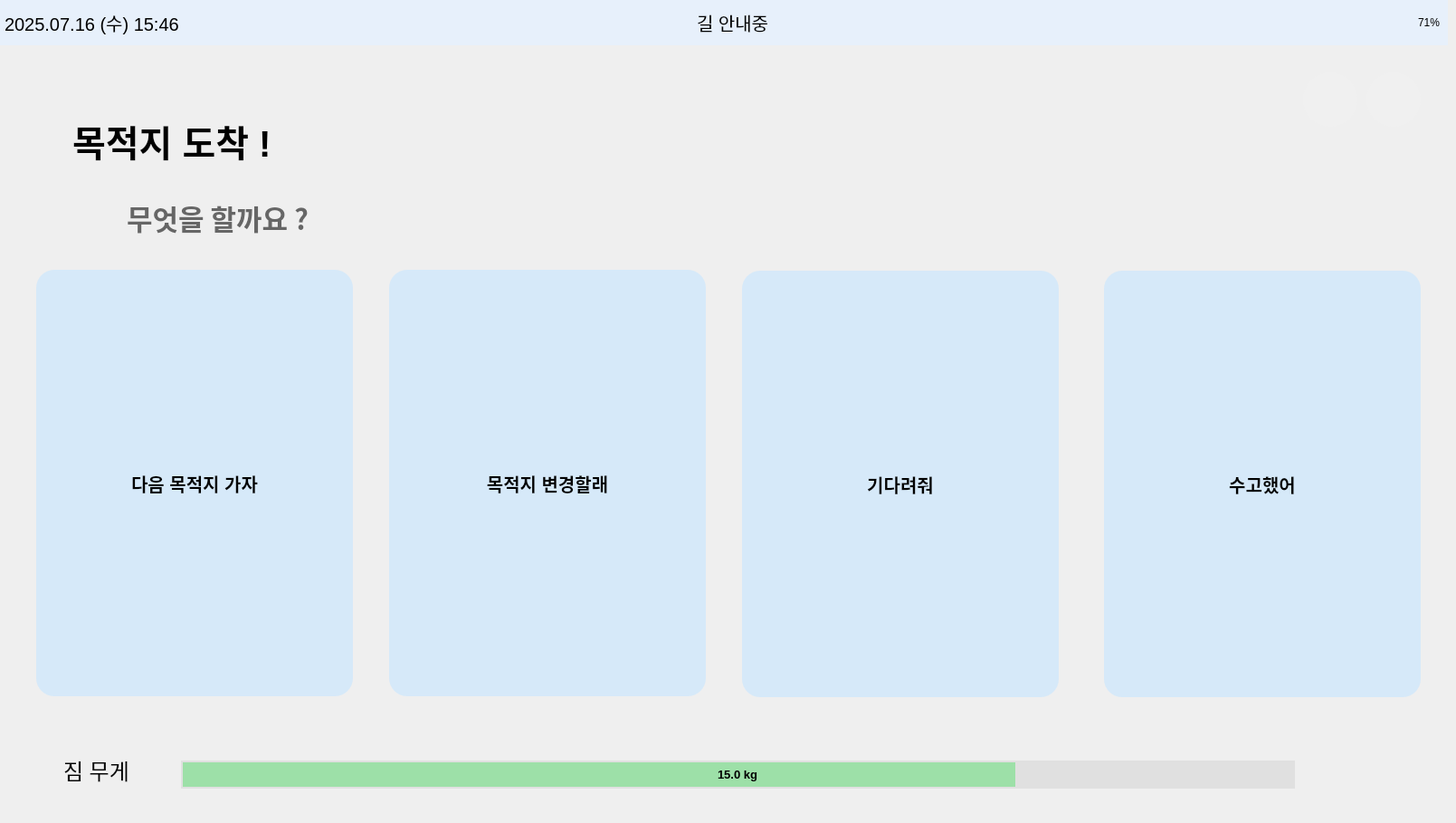
    <widget class="QWidget" name="page_decision_after_arrived">
     <widget class="QPushButton" name="btn_go_next_goal9">
      <property name="geometry">
       <rect>
        <x>40</x>
        <y>298</y>
        <width>350</width>
        <height>471</height>
       </rect>
      </property>
      <property name="font">
       <font>
        <pointsize>-1</pointsize>
        <weight>75</weight>
        <bold>true</bold>
       </font>
      </property>
      <property name="styleSheet">
       <string notr="true">QPushButton {
    background-color: #d6e9f9;
    border: none;
    border-radius: 20px;  /* 숫자 키울수록 더 둥글게 */
    padding: 8px 16px;    /* 내부 여백 */
    font-size: 20px;      /* 글자 크기(선택사항) */
}
</string>
      </property>
      <property name="text">
       <string>다음 목적지 가자</string>
      </property>
     </widget>
     <widget class="QProgressBar" name="weight_bar9">
      <property name="geometry">
       <rect>
        <x>200</x>
        <y>840</y>
        <width>1231</width>
        <height>31</height>
       </rect>
      </property>
      <property name="font">
       <font>
        <pointsize>10</pointsize>
        <weight>75</weight>
        <bold>true</bold>
       </font>
      </property>
      <property name="styleSheet">
       <string notr="true">QProgressBar {
    border: 2px solid #E0E0E0;         /* 테두리: 불투명 회색 */
    border-radius: 30px;               /* 둥글게 */
    background-color: #E0E0E0;         /* 배경: 불투명 연회색 */
    text-align: center;                /* 텍스트 중앙 정렬 */
}

QProgressBar::chunk {
    background-color: rgba(129, 224, 144, 180);   /* 초록색 바 + 투명도 */
    border-radius: 30px;
}
</string>
      </property>
      <property name="maximum">
       <number>20000</number>
      </property>
      <property name="value">
       <number>15000</number>
      </property>
      <property name="format">
       <string>15.0 kg</string>
      </property>
     </widget>
     <widget class="QPushButton" name="btn_back9">
      <property name="geometry">
       <rect>
        <x>1510</x>
        <y>80</y>
        <width>60</width>
        <height>60</height>
       </rect>
      </property>
      <property name="palette">
       <palette>
        <active>
         <colorrole role="Button">
          <brush brushstyle="SolidPattern">
           <color alpha="255">
            <red>240</red>
            <green>240</green>
            <blue>240</blue>
           </color>
          </brush>
         </colorrole>
         <colorrole role="Base">
          <brush brushstyle="SolidPattern">
           <color alpha="255">
            <red>240</red>
            <green>240</green>
            <blue>240</blue>
           </color>
          </brush>
         </colorrole>
         <colorrole role="Window">
          <brush brushstyle="SolidPattern">
           <color alpha="255">
            <red>240</red>
            <green>240</green>
            <blue>240</blue>
           </color>
          </brush>
         </colorrole>
        </active>
        <inactive>
         <colorrole role="Button">
          <brush brushstyle="SolidPattern">
           <color alpha="255">
            <red>240</red>
            <green>240</green>
            <blue>240</blue>
           </color>
          </brush>
         </colorrole>
         <colorrole role="Base">
          <brush brushstyle="SolidPattern">
           <color alpha="255">
            <red>240</red>
            <green>240</green>
            <blue>240</blue>
           </color>
          </brush>
         </colorrole>
         <colorrole role="Window">
          <brush brushstyle="SolidPattern">
           <color alpha="255">
            <red>240</red>
            <green>240</green>
            <blue>240</blue>
           </color>
          </brush>
         </colorrole>
        </inactive>
        <disabled>
         <colorrole role="Button">
          <brush brushstyle="SolidPattern">
           <color alpha="255">
            <red>240</red>
            <green>240</green>
            <blue>240</blue>
           </color>
          </brush>
         </colorrole>
         <colorrole role="Base">
          <brush brushstyle="SolidPattern">
           <color alpha="255">
            <red>240</red>
            <green>240</green>
            <blue>240</blue>
           </color>
          </brush>
         </colorrole>
         <colorrole role="Window">
          <brush brushstyle="SolidPattern">
           <color alpha="255">
            <red>240</red>
            <green>240</green>
            <blue>240</blue>
           </color>
          </brush>
         </colorrole>
        </disabled>
       </palette>
      </property>
      <property name="styleSheet">
       <string notr="true">QPushButton {
    border: none;
    border-radius: 30px;
    background-color: #F0F0F0;
}</string>
      </property>
      <property name="text">
       <string/>
      </property>
      <property name="icon">
       <iconset>
        <normaloff>icon/back.png</normaloff>icon/back.png</iconset>
      </property>
      <property name="iconSize">
       <size>
        <width>40</width>
        <height>40</height>
       </size>
      </property>
     </widget>
     <widget class="QFrame" name="topbar9">
      <property name="geometry">
       <rect>
        <x>0</x>
        <y>0</y>
        <width>1600</width>
        <height>50</height>
       </rect>
      </property>
      <property name="palette">
       <palette>
        <active>
         <colorrole role="WindowText">
          <brush brushstyle="SolidPattern">
           <color alpha="255">
            <red>0</red>
            <green>0</green>
            <blue>0</blue>
           </color>
          </brush>
         </colorrole>
         <colorrole role="Button">
          <brush brushstyle="SolidPattern">
           <color alpha="255">
            <red>231</red>
            <green>240</green>
            <blue>251</blue>
           </color>
          </brush>
         </colorrole>
         <colorrole role="Light">
          <brush brushstyle="SolidPattern">
           <color alpha="255">
            <red>255</red>
            <green>116</green>
            <blue>116</blue>
           </color>
          </brush>
         </colorrole>
         <colorrole role="Midlight">
          <brush brushstyle="SolidPattern">
           <color alpha="255">
            <red>247</red>
            <green>63</green>
            <blue>63</blue>
           </color>
          </brush>
         </colorrole>
         <colorrole role="Dark">
          <brush brushstyle="SolidPattern">
           <color alpha="255">
            <red>120</red>
            <green>6</green>
            <blue>6</blue>
           </color>
          </brush>
         </colorrole>
         <colorrole role="Mid">
          <brush brushstyle="SolidPattern">
           <color alpha="255">
            <red>160</red>
            <green>7</green>
            <blue>7</blue>
           </color>
          </brush>
         </colorrole>
         <colorrole role="Text">
          <brush brushstyle="SolidPattern">
           <color alpha="255">
            <red>0</red>
            <green>0</green>
            <blue>0</blue>
           </color>
          </brush>
         </colorrole>
         <colorrole role="BrightText">
          <brush brushstyle="SolidPattern">
           <color alpha="255">
            <red>255</red>
            <green>255</green>
            <blue>255</blue>
           </color>
          </brush>
         </colorrole>
         <colorrole role="ButtonText">
          <brush brushstyle="SolidPattern">
           <color alpha="255">
            <red>0</red>
            <green>0</green>
            <blue>0</blue>
           </color>
          </brush>
         </colorrole>
         <colorrole role="Base">
          <brush brushstyle="SolidPattern">
           <color alpha="255">
            <red>231</red>
            <green>240</green>
            <blue>251</blue>
           </color>
          </brush>
         </colorrole>
         <colorrole role="Window">
          <brush brushstyle="SolidPattern">
           <color alpha="255">
            <red>231</red>
            <green>240</green>
            <blue>251</blue>
           </color>
          </brush>
         </colorrole>
         <colorrole role="Shadow">
          <brush brushstyle="SolidPattern">
           <color alpha="255">
            <red>0</red>
            <green>0</green>
            <blue>0</blue>
           </color>
          </brush>
         </colorrole>
         <colorrole role="AlternateBase">
          <brush brushstyle="SolidPattern">
           <color alpha="255">
            <red>247</red>
            <green>133</green>
            <blue>133</blue>
           </color>
          </brush>
         </colorrole>
         <colorrole role="ToolTipBase">
          <brush brushstyle="SolidPattern">
           <color alpha="255">
            <red>255</red>
            <green>255</green>
            <blue>220</blue>
           </color>
          </brush>
         </colorrole>
         <colorrole role="ToolTipText">
          <brush brushstyle="SolidPattern">
           <color alpha="255">
            <red>0</red>
            <green>0</green>
            <blue>0</blue>
           </color>
          </brush>
         </colorrole>
         <colorrole role="PlaceholderText">
          <brush brushstyle="SolidPattern">
           <color alpha="128">
            <red>0</red>
            <green>0</green>
            <blue>0</blue>
           </color>
          </brush>
         </colorrole>
        </active>
        <inactive>
         <colorrole role="WindowText">
          <brush brushstyle="SolidPattern">
           <color alpha="255">
            <red>0</red>
            <green>0</green>
            <blue>0</blue>
           </color>
          </brush>
         </colorrole>
         <colorrole role="Button">
          <brush brushstyle="SolidPattern">
           <color alpha="255">
            <red>231</red>
            <green>240</green>
            <blue>251</blue>
           </color>
          </brush>
         </colorrole>
         <colorrole role="Light">
          <brush brushstyle="SolidPattern">
           <color alpha="255">
            <red>255</red>
            <green>116</green>
            <blue>116</blue>
           </color>
          </brush>
         </colorrole>
         <colorrole role="Midlight">
          <brush brushstyle="SolidPattern">
           <color alpha="255">
            <red>247</red>
            <green>63</green>
            <blue>63</blue>
           </color>
          </brush>
         </colorrole>
         <colorrole role="Dark">
          <brush brushstyle="SolidPattern">
           <color alpha="255">
            <red>120</red>
            <green>6</green>
            <blue>6</blue>
           </color>
          </brush>
         </colorrole>
         <colorrole role="Mid">
          <brush brushstyle="SolidPattern">
           <color alpha="255">
            <red>160</red>
            <green>7</green>
            <blue>7</blue>
           </color>
          </brush>
         </colorrole>
         <colorrole role="Text">
          <brush brushstyle="SolidPattern">
           <color alpha="255">
            <red>0</red>
            <green>0</green>
            <blue>0</blue>
           </color>
          </brush>
         </colorrole>
         <colorrole role="BrightText">
          <brush brushstyle="SolidPattern">
           <color alpha="255">
            <red>255</red>
            <green>255</green>
            <blue>255</blue>
           </color>
          </brush>
         </colorrole>
         <colorrole role="ButtonText">
          <brush brushstyle="SolidPattern">
           <color alpha="255">
            <red>0</red>
            <green>0</green>
            <blue>0</blue>
           </color>
          </brush>
         </colorrole>
         <colorrole role="Base">
          <brush brushstyle="SolidPattern">
           <color alpha="255">
            <red>231</red>
            <green>240</green>
            <blue>251</blue>
           </color>
          </brush>
         </colorrole>
         <colorrole role="Window">
          <brush brushstyle="SolidPattern">
           <color alpha="255">
            <red>231</red>
            <green>240</green>
            <blue>251</blue>
           </color>
          </brush>
         </colorrole>
         <colorrole role="Shadow">
          <brush brushstyle="SolidPattern">
           <color alpha="255">
            <red>0</red>
            <green>0</green>
            <blue>0</blue>
           </color>
          </brush>
         </colorrole>
         <colorrole role="AlternateBase">
          <brush brushstyle="SolidPattern">
           <color alpha="255">
            <red>247</red>
            <green>133</green>
            <blue>133</blue>
           </color>
          </brush>
         </colorrole>
         <colorrole role="ToolTipBase">
          <brush brushstyle="SolidPattern">
           <color alpha="255">
            <red>255</red>
            <green>255</green>
            <blue>220</blue>
           </color>
          </brush>
         </colorrole>
         <colorrole role="ToolTipText">
          <brush brushstyle="SolidPattern">
           <color alpha="255">
            <red>0</red>
            <green>0</green>
            <blue>0</blue>
           </color>
          </brush>
         </colorrole>
         <colorrole role="PlaceholderText">
          <brush brushstyle="SolidPattern">
           <color alpha="128">
            <red>0</red>
            <green>0</green>
            <blue>0</blue>
           </color>
          </brush>
         </colorrole>
        </inactive>
        <disabled>
         <colorrole role="WindowText">
          <brush brushstyle="SolidPattern">
           <color alpha="255">
            <red>120</red>
            <green>6</green>
            <blue>6</blue>
           </color>
          </brush>
         </colorrole>
         <colorrole role="Button">
          <brush brushstyle="SolidPattern">
           <color alpha="255">
            <red>231</red>
            <green>240</green>
            <blue>251</blue>
           </color>
          </brush>
         </colorrole>
         <colorrole role="Light">
          <brush brushstyle="SolidPattern">
           <color alpha="255">
            <red>255</red>
            <green>116</green>
            <blue>116</blue>
           </color>
          </brush>
         </colorrole>
         <colorrole role="Midlight">
          <brush brushstyle="SolidPattern">
           <color alpha="255">
            <red>247</red>
            <green>63</green>
            <blue>63</blue>
           </color>
          </brush>
         </colorrole>
         <colorrole role="Dark">
          <brush brushstyle="SolidPattern">
           <color alpha="255">
            <red>120</red>
            <green>6</green>
            <blue>6</blue>
           </color>
          </brush>
         </colorrole>
         <colorrole role="Mid">
          <brush brushstyle="SolidPattern">
           <color alpha="255">
            <red>160</red>
            <green>7</green>
            <blue>7</blue>
           </color>
          </brush>
         </colorrole>
         <colorrole role="Text">
          <brush brushstyle="SolidPattern">
           <color alpha="255">
            <red>120</red>
            <green>6</green>
            <blue>6</blue>
           </color>
          </brush>
         </colorrole>
         <colorrole role="BrightText">
          <brush brushstyle="SolidPattern">
           <color alpha="255">
            <red>255</red>
            <green>255</green>
            <blue>255</blue>
           </color>
          </brush>
         </colorrole>
         <colorrole role="ButtonText">
          <brush brushstyle="SolidPattern">
           <color alpha="255">
            <red>120</red>
            <green>6</green>
            <blue>6</blue>
           </color>
          </brush>
         </colorrole>
         <colorrole role="Base">
          <brush brushstyle="SolidPattern">
           <color alpha="255">
            <red>231</red>
            <green>240</green>
            <blue>251</blue>
           </color>
          </brush>
         </colorrole>
         <colorrole role="Window">
          <brush brushstyle="SolidPattern">
           <color alpha="255">
            <red>231</red>
            <green>240</green>
            <blue>251</blue>
           </color>
          </brush>
         </colorrole>
         <colorrole role="Shadow">
          <brush brushstyle="SolidPattern">
           <color alpha="255">
            <red>0</red>
            <green>0</green>
            <blue>0</blue>
           </color>
          </brush>
         </colorrole>
         <colorrole role="AlternateBase">
          <brush brushstyle="SolidPattern">
           <color alpha="255">
            <red>240</red>
            <green>11</green>
            <blue>11</blue>
           </color>
          </brush>
         </colorrole>
         <colorrole role="ToolTipBase">
          <brush brushstyle="SolidPattern">
           <color alpha="255">
            <red>255</red>
            <green>255</green>
            <blue>220</blue>
           </color>
          </brush>
         </colorrole>
         <colorrole role="ToolTipText">
          <brush brushstyle="SolidPattern">
           <color alpha="255">
            <red>0</red>
            <green>0</green>
            <blue>0</blue>
           </color>
          </brush>
         </colorrole>
         <colorrole role="PlaceholderText">
          <brush brushstyle="SolidPattern">
           <color alpha="128">
            <red>0</red>
            <green>0</green>
            <blue>0</blue>
           </color>
          </brush>
         </colorrole>
        </disabled>
       </palette>
      </property>
      <property name="styleSheet">
       <string>background-color: #e7f0fb;</string>
      </property>
      <widget class="QLabel" name="label_datetime9">
       <property name="geometry">
        <rect>
         <x>5</x>
         <y>0</y>
         <width>331</width>
         <height>50</height>
        </rect>
       </property>
       <property name="font">
        <font>
         <pointsize>15</pointsize>
        </font>
       </property>
       <property name="text">
        <string>2025.07.16 (수) 15:46</string>
       </property>
      </widget>
      <widget class="QLabel" name="label_battery9">
       <property name="geometry">
        <rect>
         <x>1470</x>
         <y>0</y>
         <width>121</width>
         <height>50</height>
        </rect>
       </property>
       <property name="text">
        <string>71%</string>
       </property>
       <property name="alignment">
        <set>Qt::AlignRight|Qt::AlignTrailing|Qt::AlignVCenter</set>
       </property>
      </widget>
      <widget class="QLabel" name="label_status9">
       <property name="geometry">
        <rect>
         <x>770</x>
         <y>0</y>
         <width>141</width>
         <height>50</height>
        </rect>
       </property>
       <property name="font">
        <font>
         <pointsize>15</pointsize>
         <weight>50</weight>
         <bold>false</bold>
        </font>
       </property>
       <property name="text">
        <string>길 안내중</string>
       </property>
      </widget>
      <widget class="QLabel" name="label_image9">
       <property name="geometry">
        <rect>
         <x>720</x>
         <y>0</y>
         <width>51</width>
         <height>41</height>
        </rect>
       </property>
       <property name="text">
        <string/>
       </property>
       <property name="pixmap">
        <pixmap>icon/길 안내중.png</pixmap>
       </property>
       <property name="scaledContents">
        <bool>true</bool>
       </property>
      </widget>
     </widget>
     <widget class="QLabel" name="label_arrived_text9">
      <property name="geometry">
       <rect>
        <x>80</x>
        <y>90</y>
        <width>281</width>
        <height>131</height>
       </rect>
      </property>
      <property name="font">
       <font>
        <pointsize>30</pointsize>
        <weight>75</weight>
        <bold>true</bold>
       </font>
      </property>
      <property name="styleSheet">
       <string notr="true">background-color: rgba(255, 255, 255, 0);</string>
      </property>
      <property name="text">
       <string>목적지 도착 !</string>
      </property>
      <property name="alignment">
       <set>Qt::AlignLeading|Qt::AlignLeft|Qt::AlignVCenter</set>
      </property>
     </widget>
     <widget class="QLabel" name="label_weight9">
      <property name="geometry">
       <rect>
        <x>70</x>
        <y>830</y>
        <width>101</width>
        <height>41</height>
       </rect>
      </property>
      <property name="font">
       <font>
        <pointsize>18</pointsize>
       </font>
      </property>
      <property name="styleSheet">
       <string notr="true">QLabel {
    color: #000000;  /* 원하는 색상 코드로 변경 */
}
</string>
      </property>
      <property name="text">
       <string>짐 무게</string>
      </property>
      <property name="alignment">
       <set>Qt::AlignLeading|Qt::AlignLeft|Qt::AlignVCenter</set>
      </property>
     </widget>
     <widget class="QPushButton" name="btn_home9">
      <property name="geometry">
       <rect>
        <x>1440</x>
        <y>80</y>
        <width>60</width>
        <height>60</height>
       </rect>
      </property>
      <property name="palette">
       <palette>
        <active>
         <colorrole role="Button">
          <brush brushstyle="SolidPattern">
           <color alpha="255">
            <red>240</red>
            <green>240</green>
            <blue>240</blue>
           </color>
          </brush>
         </colorrole>
         <colorrole role="Base">
          <brush brushstyle="SolidPattern">
           <color alpha="255">
            <red>240</red>
            <green>240</green>
            <blue>240</blue>
           </color>
          </brush>
         </colorrole>
         <colorrole role="Window">
          <brush brushstyle="SolidPattern">
           <color alpha="255">
            <red>240</red>
            <green>240</green>
            <blue>240</blue>
           </color>
          </brush>
         </colorrole>
        </active>
        <inactive>
         <colorrole role="Button">
          <brush brushstyle="SolidPattern">
           <color alpha="255">
            <red>240</red>
            <green>240</green>
            <blue>240</blue>
           </color>
          </brush>
         </colorrole>
         <colorrole role="Base">
          <brush brushstyle="SolidPattern">
           <color alpha="255">
            <red>240</red>
            <green>240</green>
            <blue>240</blue>
           </color>
          </brush>
         </colorrole>
         <colorrole role="Window">
          <brush brushstyle="SolidPattern">
           <color alpha="255">
            <red>240</red>
            <green>240</green>
            <blue>240</blue>
           </color>
          </brush>
         </colorrole>
        </inactive>
        <disabled>
         <colorrole role="Button">
          <brush brushstyle="SolidPattern">
           <color alpha="255">
            <red>240</red>
            <green>240</green>
            <blue>240</blue>
           </color>
          </brush>
         </colorrole>
         <colorrole role="Base">
          <brush brushstyle="SolidPattern">
           <color alpha="255">
            <red>240</red>
            <green>240</green>
            <blue>240</blue>
           </color>
          </brush>
         </colorrole>
         <colorrole role="Window">
          <brush brushstyle="SolidPattern">
           <color alpha="255">
            <red>240</red>
            <green>240</green>
            <blue>240</blue>
           </color>
          </brush>
         </colorrole>
        </disabled>
       </palette>
      </property>
      <property name="styleSheet">
       <string notr="true">QPushButton {
    border: none;
    border-radius: 30px;
    background-color: #F0F0F0;
}</string>
      </property>
      <property name="text">
       <string/>
      </property>
      <property name="icon">
       <iconset>
        <normaloff>icon/home.png</normaloff>icon/home.png</iconset>
      </property>
      <property name="iconSize">
       <size>
        <width>40</width>
        <height>40</height>
       </size>
      </property>
     </widget>
     <widget class="QLabel" name="label_what9">
      <property name="geometry">
       <rect>
        <x>140</x>
        <y>210</y>
        <width>251</width>
        <height>61</height>
       </rect>
      </property>
      <property name="font">
       <font>
        <family>Ubuntu Sans</family>
        <pointsize>23</pointsize>
        <weight>75</weight>
        <bold>true</bold>
       </font>
      </property>
      <property name="styleSheet">
       <string notr="true">QLabel {
    background-color: transparent;  /* 배경 투명 유지 */
    color: #666666;                 /* 텍스트 색상: 진한 회색 */
}
</string>
      </property>
      <property name="text">
       <string>무엇을 할까요 ?</string>
      </property>
      <property name="alignment">
       <set>Qt::AlignLeading|Qt::AlignLeft|Qt::AlignVCenter</set>
      </property>
     </widget>
     <widget class="QPushButton" name="btn_change_goal9">
      <property name="geometry">
       <rect>
        <x>430</x>
        <y>298</y>
        <width>350</width>
        <height>471</height>
       </rect>
      </property>
      <property name="font">
       <font>
        <pointsize>-1</pointsize>
        <weight>75</weight>
        <bold>true</bold>
       </font>
      </property>
      <property name="styleSheet">
       <string notr="true">QPushButton {
    background-color: #d6e9f9;
    border: none;
    border-radius: 20px;  /* 숫자 키울수록 더 둥글게 */
    padding: 8px 16px;    /* 내부 여백 */
    font-size: 20px;      /* 글자 크기(선택사항) */
}
</string>
      </property>
      <property name="text">
       <string>목적지 변경할래</string>
      </property>
     </widget>
     <widget class="QPushButton" name="btn_wait9">
      <property name="geometry">
       <rect>
        <x>820</x>
        <y>299</y>
        <width>350</width>
        <height>471</height>
       </rect>
      </property>
      <property name="font">
       <font>
        <pointsize>-1</pointsize>
        <weight>75</weight>
        <bold>true</bold>
       </font>
      </property>
      <property name="styleSheet">
       <string notr="true">QPushButton {
    background-color: #d6e9f9;
    border: none;
    border-radius: 20px;  /* 숫자 키울수록 더 둥글게 */
    padding: 8px 16px;    /* 내부 여백 */
    font-size: 20px;      /* 글자 크기(선택사항) */
}
</string>
      </property>
      <property name="text">
       <string>기다려줘</string>
      </property>
     </widget>
     <widget class="QPushButton" name="btn_bye9">
      <property name="geometry">
       <rect>
        <x>1220</x>
        <y>299</y>
        <width>350</width>
        <height>471</height>
       </rect>
      </property>
      <property name="font">
       <font>
        <pointsize>-1</pointsize>
        <weight>75</weight>
        <bold>true</bold>
       </font>
      </property>
      <property name="styleSheet">
       <string notr="true">QPushButton {
    background-color: #d6e9f9;
    border: none;
    border-radius: 20px;  /* 숫자 키울수록 더 둥글게 */
    padding: 8px 16px;    /* 내부 여백 */
    font-size: 20px;      /* 글자 크기(선택사항) */
}
</string>
      </property>
      <property name="text">
       <string>수고했어</string>
      </property>
     </widget>
     <widget class="QLabel" name="label_background9">
      <property name="geometry">
       <rect>
        <x>0</x>
        <y>50</y>
        <width>1600</width>
        <height>850</height>
       </rect>
      </property>
      <property name="text">
       <string/>
      </property>
      <property name="pixmap">
       <pixmap>icon/background.jpeg</pixmap>
      </property>
      <property name="scaledContents">
       <bool>true</bool>
      </property>
     </widget>
     <zorder>label_background9</zorder>
     <zorder>btn_go_next_goal9</zorder>
     <zorder>weight_bar9</zorder>
     <zorder>btn_back9</zorder>
     <zorder>topbar9</zorder>
     <zorder>label_arrived_text9</zorder>
     <zorder>label_weight9</zorder>
     <zorder>btn_home9</zorder>
     <zorder>label_what9</zorder>
     <zorder>btn_change_goal9</zorder>
     <zorder>btn_wait9</zorder>
     <zorder>btn_bye9</zorder>
    </widget>
